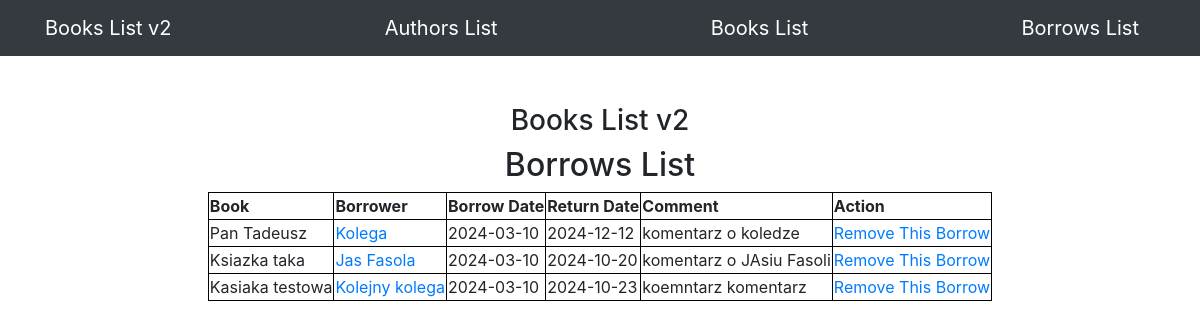
Page /borrows/ on the earlier database version.
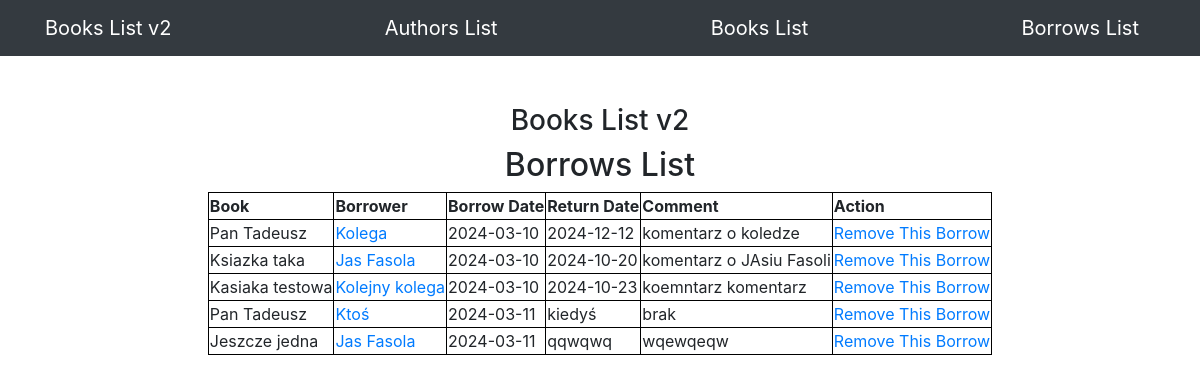
Same page on the later database version.
### app/models.py (models this page shows, shortened)
class Borrow(db.Model):
    id = db.Column(db.Integer, primary_key=True)
    borrower = db.Column(db.String(100), index=True)
    borrow_date = db.Column(db.String(100), index=True, default=datetime.today().strftime('%Y-%m-%d'))
    return_date = db.Column(db.String(100), index=True)
    comment = db.Column(db.String(100), index=True)
    book_id = db.Column(db.Integer, db.ForeignKey('book.id'))
    book = db.relationship("Book", back_populates="borrows")

class Book(db.Model):
    id = db.Column(db.Integer, primary_key=True)
    title = db.Column(db.String(100), index=True)
    date = db.Column(db.String(100), index=True, default=datetime.today().strftime('%Y-%m-%d'))
    comment = db.Column(db.String(100), index=True)
    author_id = db.Column(db.Integer, db.ForeignKey('author.id'))
    borrows = db.relationship("Borrow", back_populates="book")

### app/routes.py (the view)
@app.route('/borrows/', methods=["GET"])
def borrows_view():
    borrower_name = request.args.get('borrower')
    if borrower_name:
        borrows = Borrow.query.filter_by(borrower=borrower_name).all()
    else:
        borrows = Borrow.query.all()
        borrower_name = None
    return render_template("borrows.html", borrower=borrower_name, borrows=borrows)

### app/templates/borrows.html (shortened to what this page needs)
{% extends "base.html" %}
{% block content %}
<div class="d-flex flex-column justify-content-center align-items-center">
    <div class="col-lg-12 text-center">
       <h3 class="mt-5">Books List v2</h3>
       <h2>Borrows List</h2>
    </div>
    <table class="mb-5">
        <thead>
        <th>Book</th>
        <th>Borrower</th>
        <th>Borrow Date</th>
        <th>Return Date</th>
        <th>Comment</th>
        <th>Action</th>
        </thead>
        {% for borrow in borrows %}
        <tr>
            <td>{{ borrow.book.title }}</a></td>
            <td><a href="/borrows/?borrower={{ borrow.borrower }}">{{ borrow.borrower }}</a></td>
            <td>{{ borrow.borrow_date }}</td>
            <td>{{ borrow.return_date }}</td>
            <td>{{ borrow.comment }}</td>
            <td><a href="/removeborrow/{{ borrow.id }}">Remove This Borrow</a></td>
        </tr>
        {% endfor %}
    </table>
</div>
{% endblock %}

### app/templates/base.html (shortened to what this page needs)
<!DOCTYPE html>
<html lang="en">
    <head>
        <link rel="stylesheet" href="https://cdn.jsdelivr.net/npm/bootstrap@4.4.1/dist/css/bootstrap.min.css">
    </head>
    <body>
        <nav class="navbar navbar-expand-lg navbar-dark bg-dark">
            <div class="container">
                <a class="navbar-brand" href="/">Books List v2</a>
                <a class="navbar-brand" href="/authors/">Authors List</a>
                <a class="navbar-brand" href="/books/">Books List</a>
                <a class="navbar-brand" href="/borrows/">Borrows List</a>
            </div>
        </nav>
        <div class="container d-flex flex-column justify-content-center align-items-center">
            {% block content %}
            {% endblock %}
        </div>
    </body>
</html>

### app/templates/base.html (style rules this page uses)
table, th, tr, td { border: 1px solid black; }

Differences in the rows shown:
added Borrow: book "Pan Tadeusz", borrower "Ktoś", borrow_date "2024-03-11", return_date "kiedyś", comment "brak"
added Borrow: book "Jeszcze jedna", borrower "Jas Fasola", borrow_date "2024-03-11", return_date "qqwqwq", comment "wqewqeqw"
